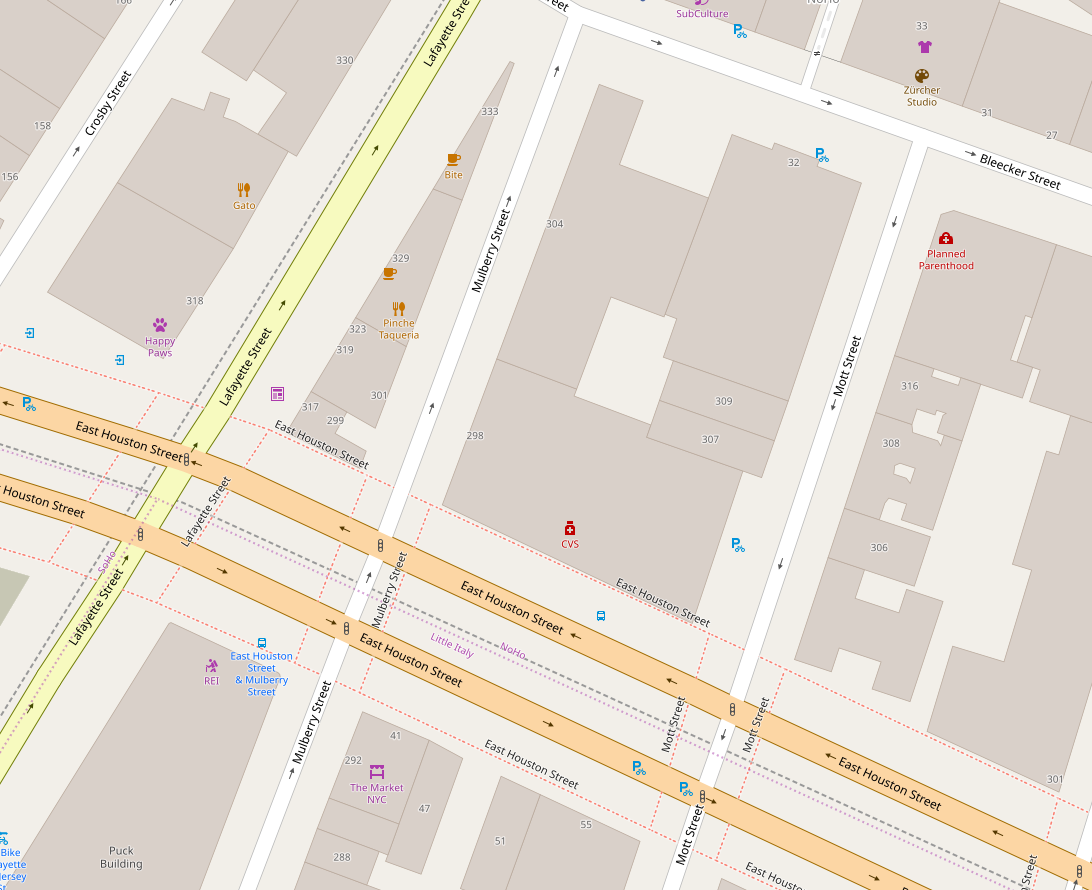
#> input picture map.png, 1092 x 890 px, found by its file name
$ python test.py
#> lines starting #> are read from the running program, lines starting #| are printed output that depends on the picture
import cv2
imgOrig = cv2.imread('map.png')
#> imgOrig is the input picture: shape (890, 1092, 3); mean B, G, R 212.9, 222.9, 230.4
imgOrig = cv2.resize(imgOrig, (500, 500))
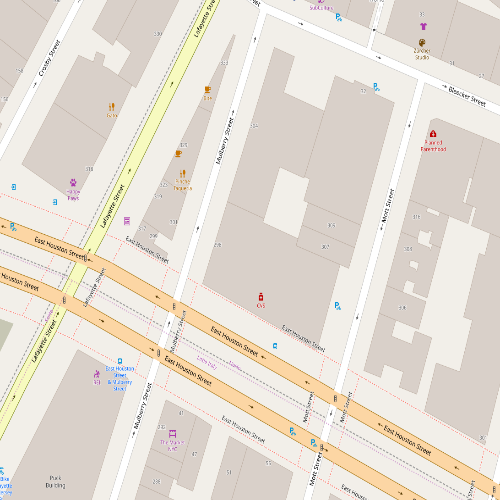
#> imgOrig: shape (500, 500, 3); mean B, G, R 212.9, 222.8, 230.4
cv2.imshow("img", imgOrig)
cv2.waitKey(0)

$ run again, with NPV vs Time.png copied over map.png
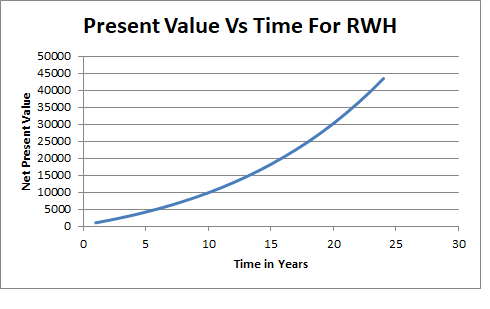
#> input picture NPV vs Time.png, 490 x 309 px, found by its file name
#> imgOrig is the input picture: shape (309, 490, 3); mean B, G, R 244.1, 243.7, 243.3
#> `imgOrig = cv2.resize(imgOrig, (500, 500))`:
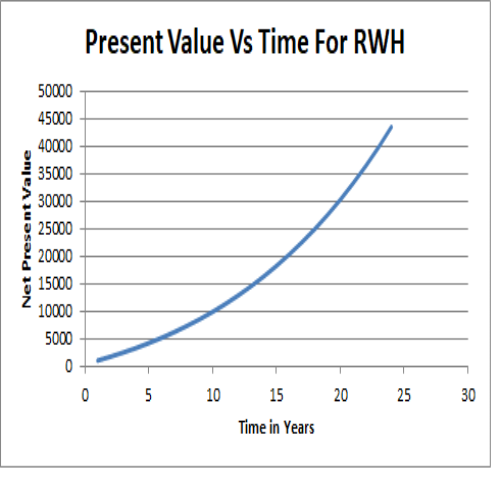
#> imgOrig: shape (500, 500, 3); mean B, G, R 244, 243.6, 243.3
